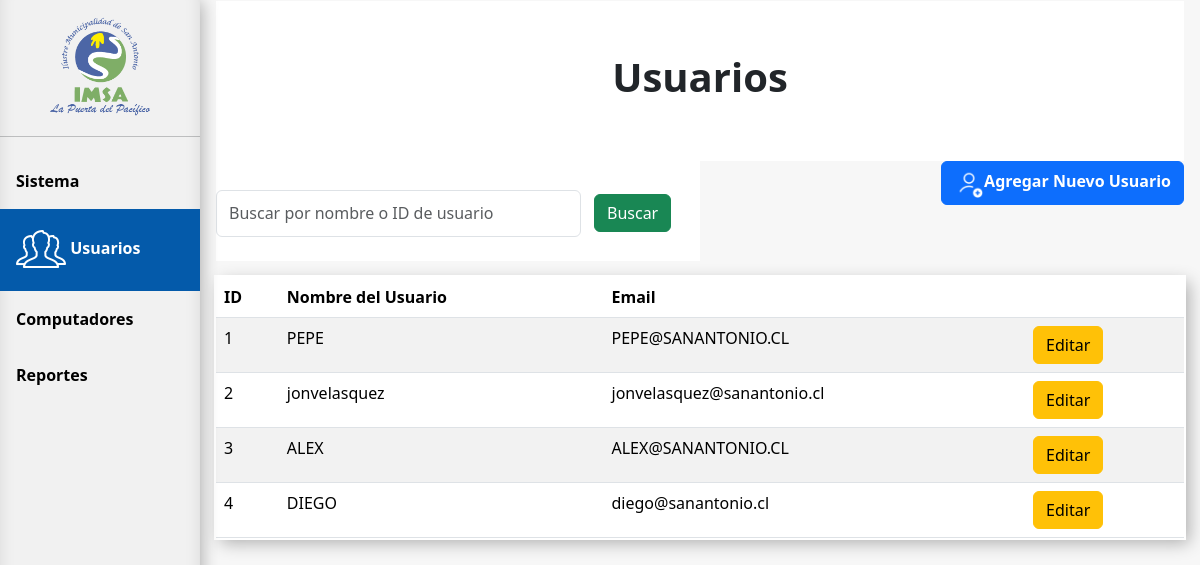
The page /usuarios on the database its author committed.
### tables this page shows
CREATE TABLE Usuario (
    Id_usuario INTEGER PRIMARY KEY AUTOINCREMENT,
    Nombre_user VARCHAR(100),
    Email VARCHAR(100)
);

### app.py (the view)
@app.route('/usuarios', methods=['GET'])
def usuarios():
    conn = get_db_connection()
    search_query = request.args.get('search', '')
    query = '''SELECT Usuario.Id_usuario, Usuario.Nombre_user, Usuario.Email FROM Usuario Where 1 = 1'''
    pcs = conn.execute("SELECT * FROM Pc").fetchall()
    params = []
    if search_query:
        query += ' AND (Usuario.Nombre_user LIKE ?  OR Usuario.Id_usuario LIKE ?)'
        params.extend(['%' + search_query + '%', '%' + search_query + '%'])
    users = conn.execute(query, params).fetchall()
    conn.close()
    return render_template('usuarios.html', users=users, pcs=pcs)

### app.py (called while the page is built)
def get_db_connection():
    conn = sqlite3.connect('database.db')
    conn.row_factory = sqlite3.Row
    return conn

### templates/usuarios.html (shortened to what this page needs)
{% extends 'base.html' %}
{% block head %}
<link rel="stylesheet" href="{{ url_for('static', filename='css/style_usuarios.css') }}">
{% endblock %}
{% block content %}
<div class="titulo">
    <h1><b>Usuarios</b></h1>
</div>
<div class="head">
    <div class="filtros">
        <form method="get" action="{{ url_for('usuarios') }}" id="filtro-form">
            <div class="filtro">
                <input class="form-control me-2" type="search" name="search" placeholder="Buscar por nombre o ID de usuario" aria-label="Search" value="{{ request.args.get('search', '') }}">
                <button class="btn btn-success" type="submit">Buscar</button>
            </div>
        </form>
    </div>
    <div class="Botones_Usuario">
        <button class="btn btn-primary" data-bs-toggle="modal" data-bs-target="#ModalAgregarUsuario"><img id="agregar" src="{{ url_for('static', filename='img/icon-agregar-usuario.png') }}" alt="icon-agregar" width="30px"><b>Agregar Nuevo Usuario</b></button>
    </div>
</div>
{% if users %}
<table class="table table-responsive-md table-striped mt-3" >
    <thead>
        <tr>
            <th>ID</th>
            <th>Nombre del Usuario</th>
            <th class="responsive">Email</th>
            <th></th>
        </tr>
    </thead>
    <tbody>
        {% for row in users %}
        <tr>
            <td>{{ row['Id_usuario'] }}</td>
            <td>{{ row['Nombre_user'] }}</td>
            <td class="responsive">{{ row['email'] }}</td>
            <td>
                <a href="{{ url_for('editar_usuario', id=row['Id_usuario']) }}" class="btn btn-warning">Editar</a>
            </td>
        </tr>
        {% endfor %}
    </tbody>
</table>
{% else %}
<tr>
    <div class="alert alert-danger" role="alert">
        No existen registros.
    </div>
</tr>
{% endif %}
{% endblock %}

### static/css/style_usuarios.css (style rules this page uses)
h1 { text-align: center; padding: 10px; }
.filtros { background-color: rgb(255, 255, 255); width: 50%; }
.head { display: flex; width: 100%; justify-content: space-between; }
.Botones_Usuario { display: flex; flex-direction: column; justify-content: space-between; }

### static/css/style_base.css (style rules this page uses)
body { margin: 0; font-family: "Lato", sans-serif; }
.titulo { padding-top: 42px; padding-bottom: 42px; background-color: #ffffff; }
h1 { text-align: center; }
.head { height: 100px; }
.filtros { width: 50%; display: flex; align-items: center; justify-content: space-around; }
.filtro { margin-top: 1%; padding-right: 1%; display: flex; flex-direction: row; width: 100%; }
#filtro-form { width: 100%; }
.filtro > button { margin: 1% 5% 1% 1%; }
.table { box-shadow: inset 0 -3em 3em rgba(0, 0, 0, 0.1), 0 0 0 2px rgb(255, 255, 255), 0.3em 0.3em 1em rgba(0, 0, 0, 0.3); margin-top: 2%; }

### rows shown on the page
Usuario: Id_usuario "1", Nombre_user "PEPE", email "PEPE@SANANTONIO.CL"
Usuario: Id_usuario "2", Nombre_user "jonvelasquez", email "jonvelasquez@sanantonio.cl"
Usuario: Id_usuario "3", Nombre_user "ALEX", email "ALEX@SANANTONIO.CL"
Usuario: Id_usuario "4", Nombre_user "DIEGO", email "diego@sanantonio.cl"
